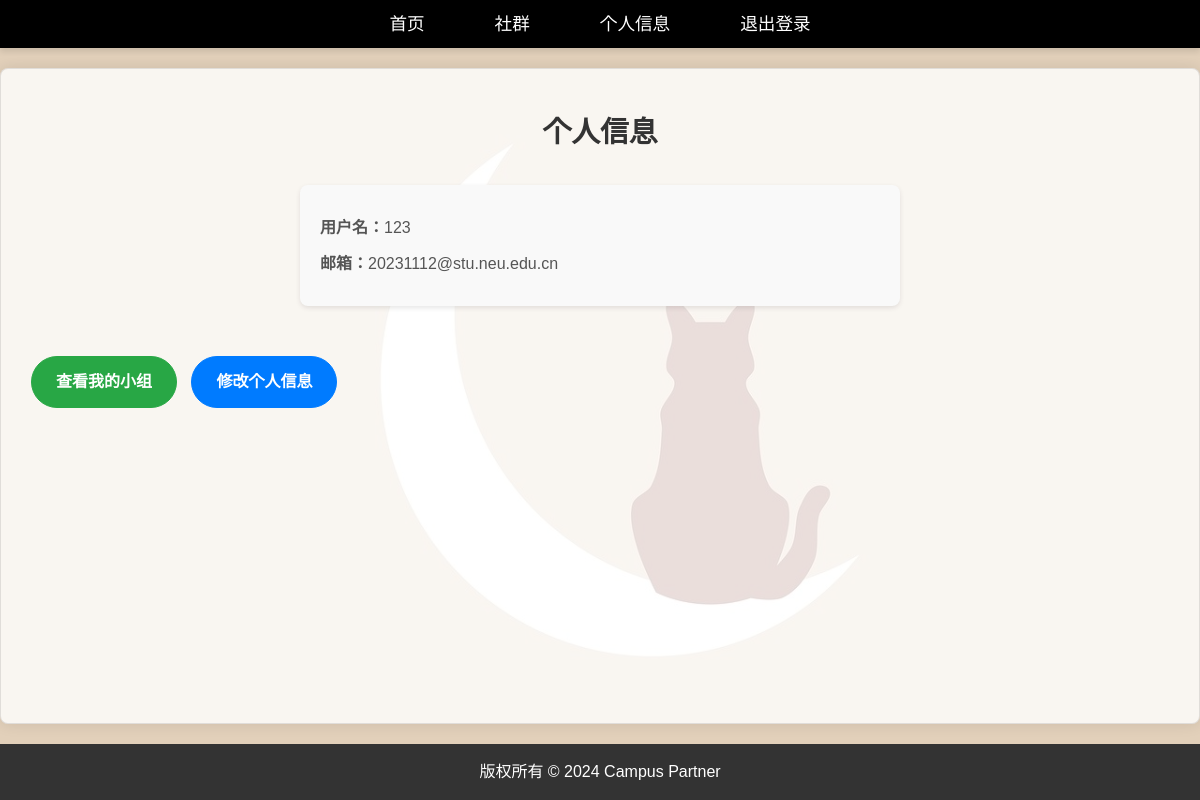
/profile (signed in), run on an earlier commit of the app's database.
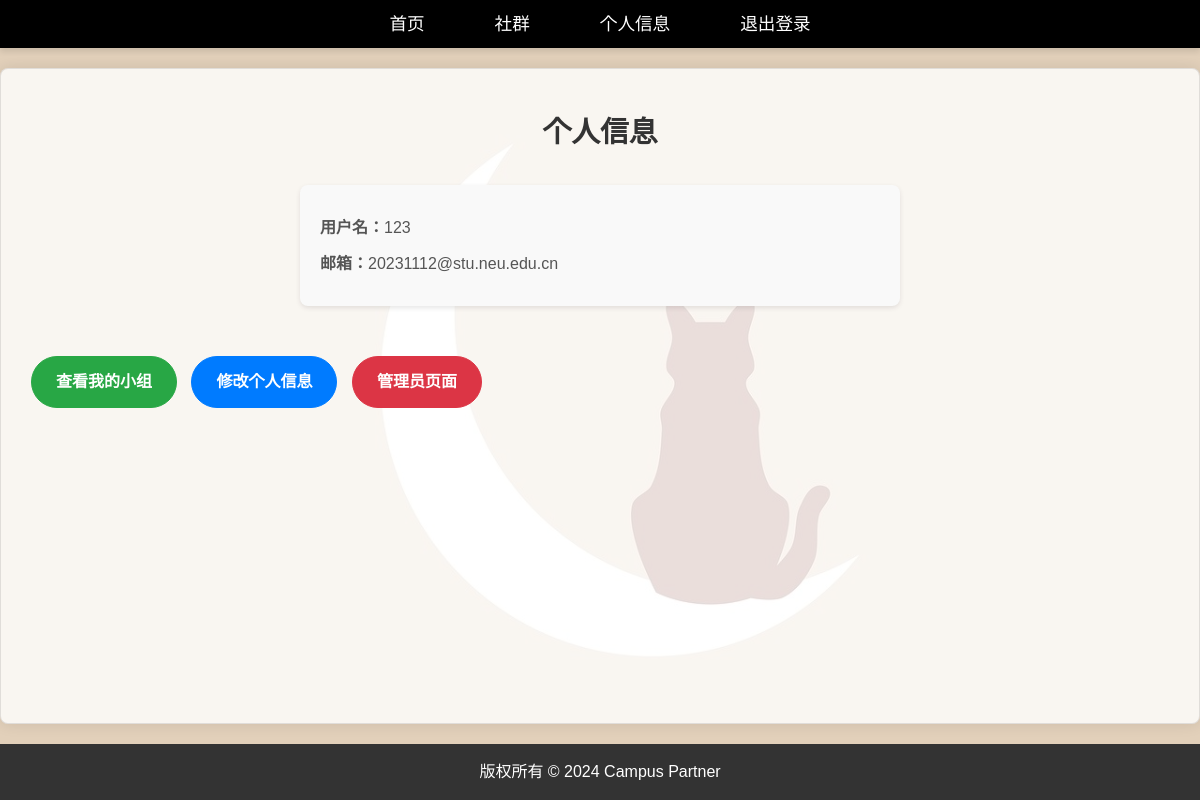
And on a later commit of the database.
### app.py (the view)
@app.route('/profile',methods=['GET'])
@login_required
def profile():
    return render_template('profile.html',user=current_user)

### app.py (called while the page is built)
@login_manager.user_loader
def load_user(user_id):
    return User.query.get(int(user_id))

### templates/profile.html (shortened to what this page needs)
{% extends "base.html" %}
{% block styles %}
<link rel="stylesheet" href="{{ url_for('static', filename='css/profile.css') }}">
{% endblock %}
{% block content %}
    <h1>个人信息</h1>
    <div class="profile-info">
        <p><strong>用户名：</strong>{{ user.username }}</p>
        <p><strong>邮箱：</strong>{{ user.email }}</p>
    </div>
    <a class="btn btn-group" href="{{ url_for('my_groups') }}">查看我的小组</a>
    <a class="btn btn-edit" href="{{ url_for('edit_profile') }}">修改个人信息</a>
    {% if user.role == 'admin' %}
        <a class="btn btn-admin" href="{{ url_for('admin_page') }}">管理员页面</a>
    {% endif %}
{% endblock %}

What changed in the data, as far as the page shows it:
changed User "20231112@stu.neu.edu.cn": role "student" → "admin" (drawn)
Also different on the page:
text now shown: "管理员页面"
